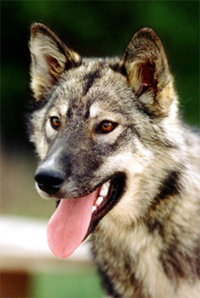
#> input picture alumnos/55141-Juan-Ricci/practica_1er_sem/dog.ppm, 200 x 298 px
$ python roatate.py
#> lines starting #> are read from the running program, lines starting #| are printed output that depends on the picture
from PIL import Image

imagen = Image.open('dog.ppm')
#> imagen is the input picture: PIL image 200x298 RGB; mean R, G, B 116.6, 107.9, 86.6

rotada = imagen.transpose(Image.ROTATE_90)
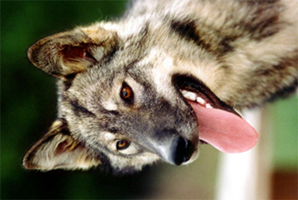
#> rotada: PIL image 298x200 RGB; mean R, G, B 116.6, 107.9, 86.6

rotada.save('rotated_dog.ppm')
